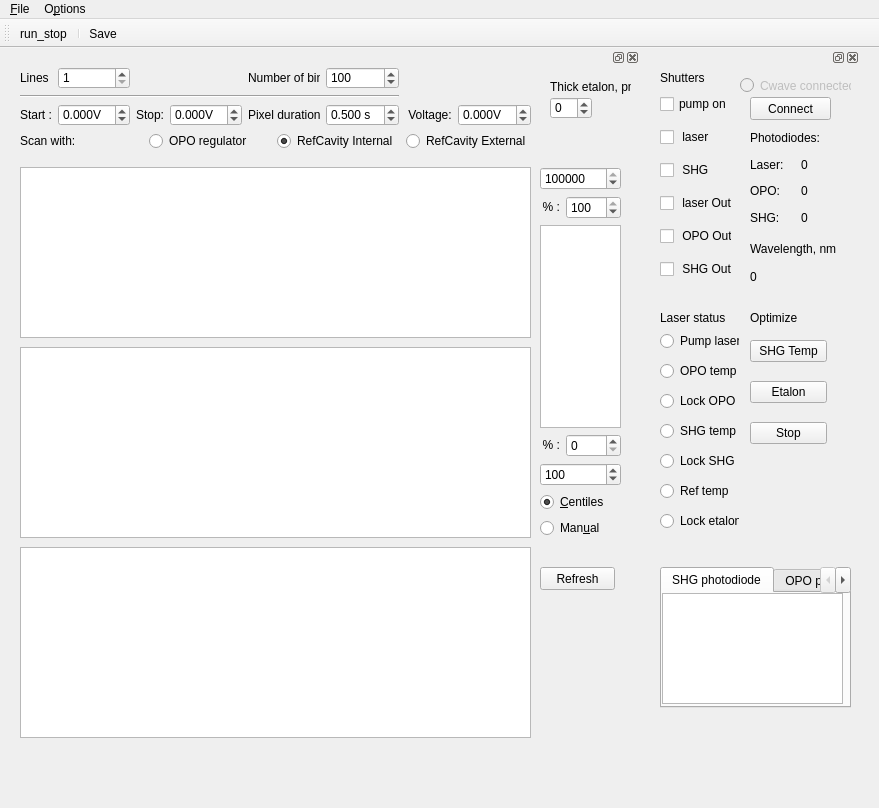
<?xml version="1.0" encoding="UTF-8"?>
<ui version="4.0">
 <class>MainWindow</class>
 <widget class="QMainWindow" name="MainWindow">
  <property name="geometry">
   <rect>
    <x>0</x>
    <y>0</y>
    <width>879</width>
    <height>808</height>
   </rect>
  </property>
  <property name="contextMenuPolicy">
   <enum>Qt::DefaultContextMenu</enum>
  </property>
  <property name="windowTitle">
   <string>qudi: Scanner (cwave)</string>
  </property>
  <widget class="QWidget" name="centralwidget">
   <widget class="QDockWidget" name="dockWidget_2">
    <property name="geometry">
     <rect>
      <x>10</x>
      <y>0</y>
      <width>630</width>
      <height>711</height>
     </rect>
    </property>
    <property name="minimumSize">
     <size>
      <width>630</width>
      <height>711</height>
     </size>
    </property>
    <property name="floating">
     <bool>false</bool>
    </property>
    <widget class="QWidget" name="dockWidgetContents">
     <widget class="PlotWidget" name="scan_ViewWidget">
      <property name="geometry">
       <rect>
        <x>10</x>
        <y>100</y>
        <width>511</width>
        <height>171</height>
       </rect>
      </property>
      <property name="sizePolicy">
       <sizepolicy hsizetype="Expanding" vsizetype="Expanding">
        <horstretch>1</horstretch>
        <verstretch>1</verstretch>
       </sizepolicy>
      </property>
     </widget>
     <widget class="PlotWidget" name="scan_matrix_ViewWidget">
      <property name="geometry">
       <rect>
        <x>10</x>
        <y>280</y>
        <width>511</width>
        <height>191</height>
       </rect>
      </property>
      <property name="sizePolicy">
       <sizepolicy hsizetype="Expanding" vsizetype="Expanding">
        <horstretch>1</horstretch>
        <verstretch>1</verstretch>
       </sizepolicy>
      </property>
     </widget>
     <widget class="QWidget" name="layoutWidget_7">
      <property name="geometry">
       <rect>
        <x>530</x>
        <y>100</y>
        <width>81</width>
        <height>371</height>
       </rect>
      </property>
      <layout class="QGridLayout" name="gridLayout_5">
       <item row="4" column="0" colspan="2">
        <widget class="QSpinBox" name="scan_cb_min_InputWidget">
         <property name="maximum">
          <number>999999999</number>
         </property>
         <property name="value">
          <number>100</number>
         </property>
        </widget>
       </item>
       <item row="6" column="0" colspan="2">
        <widget class="QRadioButton" name="scan_cb_manual_RadioButton">
         <property name="text">
          <string>Man&amp;ual</string>
         </property>
        </widget>
       </item>
       <item row="5" column="0" colspan="2">
        <widget class="QRadioButton" name="scan_cb_centiles_RadioButton">
         <property name="text">
          <string>&amp;Centiles</string>
         </property>
         <property name="checked">
          <bool>true</bool>
         </property>
        </widget>
       </item>
       <item row="2" column="0" colspan="2">
        <widget class="PlotWidget" name="scan_cb_ViewWidget">
         <property name="maximumSize">
          <size>
           <width>100</width>
           <height>16777215</height>
          </size>
         </property>
        </widget>
       </item>
       <item row="1" column="0">
        <widget class="QLabel" name="percentLabel2">
         <property name="maximumSize">
          <size>
           <width>30</width>
           <height>16777215</height>
          </size>
         </property>
         <property name="text">
          <string>&lt;html&gt;&lt;head/&gt;&lt;body&gt;&lt;p align=&quot;right&quot;&gt;% :&lt;/p&gt;&lt;/body&gt;&lt;/html&gt;</string>
         </property>
        </widget>
       </item>
       <item row="1" column="1">
        <widget class="QSpinBox" name="scan_cb_high_centile_InputWidget">
         <property name="maximum">
          <number>100</number>
         </property>
         <property name="value">
          <number>100</number>
         </property>
        </widget>
       </item>
       <item row="3" column="1">
        <widget class="QSpinBox" name="scan_cb_low_centile_InputWidget">
         <property name="maximum">
          <number>100</number>
         </property>
        </widget>
       </item>
       <item row="3" column="0">
        <widget class="QLabel" name="percentLabel1">
         <property name="maximumSize">
          <size>
           <width>30</width>
           <height>16777215</height>
          </size>
         </property>
         <property name="text">
          <string>&lt;html&gt;&lt;head/&gt;&lt;body&gt;&lt;p align=&quot;right&quot;&gt;% :&lt;/p&gt;&lt;/body&gt;&lt;/html&gt;</string>
         </property>
        </widget>
       </item>
       <item row="0" column="0" colspan="2">
        <widget class="QSpinBox" name="scan_cb_max_InputWidget">
         <property name="sizePolicy">
          <sizepolicy hsizetype="Minimum" vsizetype="Fixed">
           <horstretch>0</horstretch>
           <verstretch>0</verstretch>
          </sizepolicy>
         </property>
         <property name="minimum">
          <number>0</number>
         </property>
         <property name="maximum">
          <number>999999999</number>
         </property>
         <property name="value">
          <number>100000</number>
         </property>
        </widget>
       </item>
      </layout>
     </widget>
     <widget class="PlotWidget" name="wavelength_ViewWidget">
      <property name="geometry">
       <rect>
        <x>10</x>
        <y>480</y>
        <width>511</width>
        <height>191</height>
       </rect>
      </property>
      <property name="sizePolicy">
       <sizepolicy hsizetype="Expanding" vsizetype="Expanding">
        <horstretch>1</horstretch>
        <verstretch>1</verstretch>
       </sizepolicy>
      </property>
     </widget>
     <widget class="QWidget" name="layoutWidget_4">
      <property name="geometry">
       <rect>
        <x>10</x>
        <y>0</y>
        <width>511</width>
        <height>84</height>
       </rect>
      </property>
      <layout class="QVBoxLayout" name="verticalLayout_8">
       <item>
        <layout class="QGridLayout" name="gridLayout_6">
         <item row="2" column="0">
          <widget class="QLabel" name="startLabel">
           <property name="text">
            <string>Start :</string>
           </property>
          </widget>
         </item>
         <item row="2" column="4">
          <widget class="QLabel" name="speedLabel">
           <property name="text">
            <string>Pixel duration:</string>
           </property>
          </widget>
         </item>
         <item row="2" column="5">
          <widget class="ScienDSpinBox" name="pixDurationDoubleSpinBox">
           <property name="suffix">
            <string> s</string>
           </property>
           <property name="decimals">
            <number>3</number>
           </property>
           <property name="minimum">
            <double>0.010000000000000</double>
           </property>
           <property name="maximum">
            <double>10.000000000000000</double>
           </property>
           <property name="singleStep">
            <double>0.010000000000000</double>
           </property>
           <property name="value">
            <double>0.500000000000000</double>
           </property>
          </widget>
         </item>
         <item row="2" column="6">
          <widget class="QLabel" name="constLabel">
           <property name="text">
            <string> Voltage:</string>
           </property>
          </widget>
         </item>
         <item row="1" column="0" colspan="6">
          <widget class="Line" name="line">
           <property name="orientation">
            <enum>Qt::Horizontal</enum>
           </property>
          </widget>
         </item>
         <item row="2" column="7">
          <widget class="ScienDSpinBox" name="constDoubleSpinBox">
           <property name="suffix">
            <string>V</string>
           </property>
           <property name="decimals">
            <number>3</number>
           </property>
           <property name="minimum">
            <double>-99.000000000000000</double>
           </property>
          </widget>
         </item>
         <item row="2" column="3">
          <widget class="ScienDSpinBox" name="stopDoubleSpinBox">
           <property name="suffix">
            <string>V</string>
           </property>
           <property name="decimals">
            <number>3</number>
           </property>
           <property name="minimum">
            <double>-99.000000000000000</double>
           </property>
          </widget>
         </item>
         <item row="0" column="5">
          <widget class="QSpinBox" name="numberOfBinsSpinBox">
           <property name="maximum">
            <number>1000</number>
           </property>
           <property name="value">
            <number>100</number>
           </property>
           <property name="displayIntegerBase">
            <number>10</number>
           </property>
          </widget>
         </item>
         <item row="2" column="1">
          <widget class="ScienDSpinBox" name="startDoubleSpinBox">
           <property name="suffix">
            <string>V</string>
           </property>
           <property name="decimals">
            <number>3</number>
           </property>
           <property name="minimum">
            <double>-99.000000000000000</double>
           </property>
          </widget>
         </item>
         <item row="2" column="2">
          <widget class="QLabel" name="stopLabel">
           <property name="text">
            <string>Stop:</string>
           </property>
          </widget>
         </item>
         <item row="0" column="4">
          <widget class="QLabel" name="resLabel">
           <property name="text">
            <string>Number of bins:</string>
           </property>
          </widget>
         </item>
         <item row="0" column="0">
          <widget class="QLabel" name="linesLabel">
           <property name="text">
            <string>Lines</string>
           </property>
          </widget>
         </item>
         <item row="0" column="1">
          <widget class="QSpinBox" name="linesSpinBox">
           <property name="minimum">
            <number>1</number>
           </property>
           <property name="maximum">
            <number>999999</number>
           </property>
          </widget>
         </item>
        </layout>
       </item>
       <item>
        <layout class="QHBoxLayout" name="horizontalLayout">
         <item>
          <widget class="QLabel" name="label_9">
           <property name="text">
            <string>Scan with:</string>
           </property>
          </widget>
         </item>
         <item>
          <widget class="QRadioButton" name="radioButtonMode_oporeg">
           <property name="text">
            <string>OPO regulator</string>
           </property>
          </widget>
         </item>
         <item>
          <widget class="QRadioButton" name="radioButtonMode_refcavint">
           <property name="text">
            <string>RefCavity Internal</string>
           </property>
           <property name="checked">
            <bool>true</bool>
           </property>
          </widget>
         </item>
         <item>
          <widget class="QRadioButton" name="radioButtonMode_refcavext">
           <property name="enabled">
            <bool>true</bool>
           </property>
           <property name="text">
            <string>RefCavity External</string>
           </property>
          </widget>
         </item>
        </layout>
       </item>
      </layout>
     </widget>
     <widget class="QLabel" name="label">
      <property name="geometry">
       <rect>
        <x>540</x>
        <y>10</y>
        <width>81</width>
        <height>20</height>
       </rect>
      </property>
      <property name="text">
       <string>Thick etalon, pm</string>
      </property>
     </widget>
     <widget class="QSpinBox" name="spinBox_ThickEtalon">
      <property name="geometry">
       <rect>
        <x>540</x>
        <y>30</y>
        <width>42</width>
        <height>22</height>
       </rect>
      </property>
      <property name="minimum">
       <number>-100</number>
      </property>
      <property name="maximum">
       <number>100</number>
      </property>
     </widget>
     <widget class="QPushButton" name="refresh_pushButton">
      <property name="geometry">
       <rect>
        <x>530</x>
        <y>500</y>
        <width>75</width>
        <height>23</height>
       </rect>
      </property>
      <property name="text">
       <string>Refresh</string>
      </property>
     </widget>
    </widget>
   </widget>
   <widget class="QDockWidget" name="scan_control_DockWidget">
    <property name="geometry">
     <rect>
      <x>650</x>
      <y>0</y>
      <width>210</width>
      <height>691</height>
     </rect>
    </property>
    <property name="sizePolicy">
     <sizepolicy hsizetype="Preferred" vsizetype="Preferred">
      <horstretch>0</horstretch>
      <verstretch>0</verstretch>
     </sizepolicy>
    </property>
    <property name="minimumSize">
     <size>
      <width>210</width>
      <height>510</height>
     </size>
    </property>
    <widget class="QWidget" name="controlDockWidgetContents">
     <widget class="QPushButton" name="pushButton_connectCwave">
      <property name="geometry">
       <rect>
        <x>100</x>
        <y>30</y>
        <width>81</width>
        <height>23</height>
       </rect>
      </property>
      <property name="text">
       <string>Connect</string>
      </property>
     </widget>
     <widget class="QRadioButton" name="radioButton_connectCwave">
      <property name="enabled">
       <bool>false</bool>
      </property>
      <property name="geometry">
       <rect>
        <x>90</x>
        <y>10</y>
        <width>111</width>
        <height>17</height>
       </rect>
      </property>
      <property name="text">
       <string>Cwave connected</string>
      </property>
      <property name="checkable">
       <bool>true</bool>
      </property>
      <property name="autoExclusive">
       <bool>false</bool>
      </property>
     </widget>
     <widget class="QWidget" name="layoutWidget_5">
      <property name="geometry">
       <rect>
        <x>100</x>
        <y>260</y>
        <width>77</width>
        <height>131</height>
       </rect>
      </property>
      <layout class="QVBoxLayout" name="verticalLayout_9">
       <item>
        <widget class="QPushButton" name="pushButtonOpt_opt_tempshg">
         <property name="text">
          <string>SHG Temp</string>
         </property>
        </widget>
       </item>
       <item>
        <widget class="QPushButton" name="pushButtonOpt_regeta_catch">
         <property name="text">
          <string>Etalon</string>
         </property>
        </widget>
       </item>
       <item>
        <widget class="QPushButton" name="pushButtonOpt_opt_stop">
         <property name="text">
          <string>Stop</string>
         </property>
        </widget>
       </item>
      </layout>
     </widget>
     <widget class="QWidget" name="layoutWidget_6">
      <property name="geometry">
       <rect>
        <x>100</x>
        <y>60</y>
        <width>96</width>
        <height>101</height>
       </rect>
      </property>
      <layout class="QGridLayout" name="gridLayout_7">
       <item row="1" column="0">
        <widget class="QLabel" name="label_10">
         <property name="text">
          <string>Laser:</string>
         </property>
        </widget>
       </item>
       <item row="3" column="0">
        <widget class="QLabel" name="label_11">
         <property name="text">
          <string>SHG: </string>
         </property>
        </widget>
       </item>
       <item row="2" column="0">
        <widget class="QLabel" name="label_12">
         <property name="text">
          <string>OPO: </string>
         </property>
        </widget>
       </item>
       <item row="2" column="1">
        <widget class="QLabel" name="label_opoPD">
         <property name="text">
          <string>0</string>
         </property>
        </widget>
       </item>
       <item row="1" column="1">
        <widget class="QLabel" name="label_laserPD">
         <property name="text">
          <string>0</string>
         </property>
        </widget>
       </item>
       <item row="3" column="1">
        <widget class="QLabel" name="label_shgPD">
         <property name="text">
          <string>0</string>
         </property>
        </widget>
       </item>
       <item row="0" column="0" colspan="2">
        <widget class="QLabel" name="label_13">
         <property name="text">
          <string>Photodiodes:</string>
         </property>
        </widget>
       </item>
      </layout>
     </widget>
     <widget class="QTabWidget" name="tabWidget">
      <property name="geometry">
       <rect>
        <x>10</x>
        <y>500</y>
        <width>191</width>
        <height>141</height>
       </rect>
      </property>
      <property name="currentIndex">
       <number>0</number>
      </property>
      <widget class="QWidget" name="shgPD">
       <attribute name="title">
        <string>SHG photodiode</string>
       </attribute>
       <widget class="PlotWidget" name="shgPD_ViewWidget">
        <property name="geometry">
         <rect>
          <x>0</x>
          <y>0</y>
          <width>181</width>
          <height>111</height>
         </rect>
        </property>
        <property name="sizePolicy">
         <sizepolicy hsizetype="Expanding" vsizetype="Expanding">
          <horstretch>1</horstretch>
          <verstretch>1</verstretch>
         </sizepolicy>
        </property>
       </widget>
      </widget>
      <widget class="QWidget" name="opoPD">
       <attribute name="title">
        <string>OPO photodiode</string>
       </attribute>
       <widget class="PlotWidget" name="opoPD_ViewWidget">
        <property name="geometry">
         <rect>
          <x>0</x>
          <y>0</y>
          <width>181</width>
          <height>111</height>
         </rect>
        </property>
        <property name="sizePolicy">
         <sizepolicy hsizetype="Expanding" vsizetype="Expanding">
          <horstretch>1</horstretch>
          <verstretch>1</verstretch>
         </sizepolicy>
        </property>
       </widget>
      </widget>
      <widget class="QWidget" name="wavemeter">
       <attribute name="title">
        <string>wavelength</string>
       </attribute>
       <widget class="PlotWidget" name="wavemeter_ViewWidget">
        <property name="geometry">
         <rect>
          <x>0</x>
          <y>0</y>
          <width>181</width>
          <height>111</height>
         </rect>
        </property>
        <property name="sizePolicy">
         <sizepolicy hsizetype="Expanding" vsizetype="Expanding">
          <horstretch>1</horstretch>
          <verstretch>1</verstretch>
         </sizepolicy>
        </property>
       </widget>
      </widget>
     </widget>
     <widget class="QWidget" name="layoutWidget_8">
      <property name="geometry">
       <rect>
        <x>10</x>
        <y>260</y>
        <width>79</width>
        <height>211</height>
       </rect>
      </property>
      <layout class="QVBoxLayout" name="verticalLayout_10">
       <item>
        <widget class="QRadioButton" name="radioButton_laser">
         <property name="text">
          <string>Pump laser</string>
         </property>
         <property name="checkable">
          <bool>true</bool>
         </property>
         <property name="autoExclusive">
          <bool>false</bool>
         </property>
        </widget>
       </item>
       <item>
        <widget class="QRadioButton" name="radioButton_temp_opo">
         <property name="text">
          <string>OPO temp</string>
         </property>
         <property name="checkable">
          <bool>true</bool>
         </property>
         <property name="autoExclusive">
          <bool>false</bool>
         </property>
        </widget>
       </item>
       <item>
        <widget class="QRadioButton" name="radioButton_lock_opo">
         <property name="text">
          <string>Lock OPO</string>
         </property>
         <property name="checkable">
          <bool>true</bool>
         </property>
         <property name="autoExclusive">
          <bool>false</bool>
         </property>
        </widget>
       </item>
       <item>
        <widget class="QRadioButton" name="radioButton_temp_shg">
         <property name="text">
          <string>SHG temp</string>
         </property>
         <property name="checkable">
          <bool>true</bool>
         </property>
         <property name="autoExclusive">
          <bool>false</bool>
         </property>
        </widget>
       </item>
       <item>
        <widget class="QRadioButton" name="radioButton_lock_shg">
         <property name="text">
          <string>Lock SHG</string>
         </property>
         <property name="checkable">
          <bool>true</bool>
         </property>
         <property name="autoExclusive">
          <bool>false</bool>
         </property>
        </widget>
       </item>
       <item>
        <widget class="QRadioButton" name="radioButton_temp_ref">
         <property name="text">
          <string>Ref temp</string>
         </property>
         <property name="checkable">
          <bool>true</bool>
         </property>
         <property name="autoExclusive">
          <bool>false</bool>
         </property>
        </widget>
       </item>
       <item>
        <widget class="QRadioButton" name="radioButton_lock_etalon">
         <property name="text">
          <string>Lock etalon</string>
         </property>
         <property name="checkable">
          <bool>true</bool>
         </property>
         <property name="autoExclusive">
          <bool>false</bool>
         </property>
        </widget>
       </item>
      </layout>
     </widget>
     <widget class="QWidget" name="layoutWidget_9">
      <property name="geometry">
       <rect>
        <x>10</x>
        <y>20</y>
        <width>72</width>
        <height>201</height>
       </rect>
      </property>
      <layout class="QVBoxLayout" name="verticalLayout_11">
       <item>
        <widget class="QCheckBox" name="checkBox_laser_en">
         <property name="text">
          <string>pump on</string>
         </property>
        </widget>
       </item>
       <item>
        <widget class="QCheckBox" name="checkBox_shtter_las">
         <property name="enabled">
          <bool>true</bool>
         </property>
         <property name="text">
          <string> laser</string>
         </property>
         <property name="checkable">
          <bool>true</bool>
         </property>
         <property name="checked">
          <bool>false</bool>
         </property>
        </widget>
       </item>
       <item>
        <widget class="QCheckBox" name="checkBox_shtter_shg">
         <property name="enabled">
          <bool>true</bool>
         </property>
         <property name="text">
          <string> SHG</string>
         </property>
         <property name="checkable">
          <bool>true</bool>
         </property>
         <property name="checked">
          <bool>false</bool>
         </property>
        </widget>
       </item>
       <item>
        <widget class="QCheckBox" name="checkBox_shtter_las_out">
         <property name="enabled">
          <bool>true</bool>
         </property>
         <property name="text">
          <string> laser Out</string>
         </property>
         <property name="checkable">
          <bool>true</bool>
         </property>
         <property name="checked">
          <bool>false</bool>
         </property>
        </widget>
       </item>
       <item>
        <widget class="QCheckBox" name="checkBox_shtter_opo_out">
         <property name="enabled">
          <bool>true</bool>
         </property>
         <property name="text">
          <string> OPO Out</string>
         </property>
         <property name="checkable">
          <bool>true</bool>
         </property>
         <property name="checked">
          <bool>false</bool>
         </property>
        </widget>
       </item>
       <item>
        <widget class="QCheckBox" name="checkBox_shtter_shg_out">
         <property name="enabled">
          <bool>true</bool>
         </property>
         <property name="text">
          <string> SHG Out</string>
         </property>
         <property name="checkable">
          <bool>true</bool>
         </property>
         <property name="checked">
          <bool>false</bool>
         </property>
        </widget>
       </item>
      </layout>
     </widget>
     <widget class="QWidget" name="layoutWidget_10">
      <property name="geometry">
       <rect>
        <x>100</x>
        <y>170</y>
        <width>91</width>
        <height>51</height>
       </rect>
      </property>
      <layout class="QVBoxLayout" name="verticalLayout_12">
       <item>
        <widget class="QLabel" name="label_14">
         <property name="text">
          <string>Wavelength, nm</string>
         </property>
        </widget>
       </item>
       <item>
        <widget class="QLabel" name="label_wavelength">
         <property name="text">
          <string>0 </string>
         </property>
        </widget>
       </item>
      </layout>
     </widget>
     <widget class="QLabel" name="label_15">
      <property name="geometry">
       <rect>
        <x>10</x>
        <y>240</y>
        <width>77</width>
        <height>21</height>
       </rect>
      </property>
      <property name="text">
       <string>Laser status</string>
      </property>
     </widget>
     <widget class="QLabel" name="label_laserandshutters">
      <property name="geometry">
       <rect>
        <x>10</x>
        <y>0</y>
        <width>70</width>
        <height>21</height>
       </rect>
      </property>
      <property name="text">
       <string>Shutters</string>
      </property>
     </widget>
     <widget class="QLabel" name="label_16">
      <property name="geometry">
       <rect>
        <x>100</x>
        <y>240</y>
        <width>77</width>
        <height>21</height>
       </rect>
      </property>
      <property name="text">
       <string>Optimize</string>
      </property>
     </widget>
    </widget>
   </widget>
  </widget>
  <widget class="QMenuBar" name="menubar">
   <property name="geometry">
    <rect>
     <x>0</x>
     <y>0</y>
     <width>879</width>
     <height>21</height>
    </rect>
   </property>
   <widget class="QMenu" name="menu_File">
    <property name="title">
     <string>&amp;File</string>
    </property>
    <addaction name="action_Save"/>
    <addaction name="action_Exit"/>
   </widget>
   <widget class="QMenu" name="menu_Options">
    <property name="title">
     <string>O&amp;ptions</string>
    </property>
    <addaction name="action_Settings"/>
   </widget>
   <addaction name="menu_File"/>
   <addaction name="menu_Options"/>
  </widget>
  <widget class="QToolBar" name="toolBar">
   <property name="windowTitle">
    <string>toolBar</string>
   </property>
   <attribute name="toolBarArea">
    <enum>TopToolBarArea</enum>
   </attribute>
   <attribute name="toolBarBreak">
    <bool>false</bool>
   </attribute>
   <addaction name="action_run_stop"/>
   <addaction name="separator"/>
   <addaction name="action_Save"/>
  </widget>
  <action name="action_Settings">
   <property name="icon">
    <iconset>
     <normaloff>../../artwork/icons/oxygen/22x22/configure.png</normaloff>../../artwork/icons/oxygen/22x22/configure.png</iconset>
   </property>
   <property name="text">
    <string>&amp;Settings</string>
   </property>
  </action>
  <action name="action_Save">
   <property name="icon">
    <iconset>
     <normaloff>../../artwork/icons/oxygen/22x22/document-save.png</normaloff>../../artwork/icons/oxygen/22x22/document-save.png</iconset>
   </property>
   <property name="text">
    <string>&amp;Save</string>
   </property>
   <property name="toolTip">
    <string>Save odmr data</string>
   </property>
  </action>
  <action name="action_Exit">
   <property name="icon">
    <iconset>
     <normaloff>../../artwork/icons/oxygen/22x22/application-exit.png</normaloff>../../artwork/icons/oxygen/22x22/application-exit.png</iconset>
   </property>
   <property name="text">
    <string>&amp;Close</string>
   </property>
  </action>
  <action name="action_run_stop">
   <property name="checkable">
    <bool>true</bool>
   </property>
   <property name="icon">
    <iconset>
     <normaloff>../../artwork/icons/qudiTheme/22x22/start-counter.png</normaloff>../../artwork/icons/qudiTheme/22x22/start-counter.png</iconset>
   </property>
   <property name="text">
    <string>run_stop</string>
   </property>
  </action>
 </widget>
 <customwidgets>
  <customwidget>
   <class>PlotWidget</class>
   <extends>QGraphicsView</extends>
   <header>pyqtgraph</header>
  </customwidget>
  <customwidget>
   <class>ScienDSpinBox</class>
   <extends>QDoubleSpinBox</extends>
   <header>qtwidgets.scientific_spinbox.h</header>
  </customwidget>
 </customwidgets>
 <resources/>
 <connections>
  <connection>
   <sender>action_Exit</sender>
   <signal>triggered()</signal>
   <receiver>MainWindow</receiver>
   <slot>close()</slot>
   <hints>
    <hint type="sourcelabel">
     <x>-1</x>
     <y>-1</y>
    </hint>
    <hint type="destinationlabel">
     <x>531</x>
     <y>347</y>
    </hint>
   </hints>
  </connection>
 </connections>
</ui>
